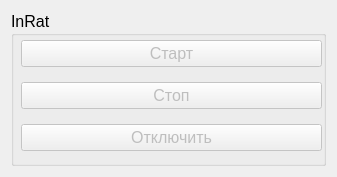
<?xml version="1.0" encoding="UTF-8"?>
<ui version="4.0">
 <class>FrmDevice</class>
 <widget class="QFrame" name="FrmDevice">
  <property name="geometry">
   <rect>
    <x>0</x>
    <y>0</y>
    <width>337</width>
    <height>177</height>
   </rect>
  </property>
  <property name="sizePolicy">
   <sizepolicy hsizetype="Preferred" vsizetype="Preferred">
    <horstretch>0</horstretch>
    <verstretch>0</verstretch>
   </sizepolicy>
  </property>
  <property name="windowTitle">
   <string>Frame</string>
  </property>
  <layout class="QGridLayout" name="gridLayout">
   <item row="0" column="0">
    <widget class="QGroupBox" name="groupBox">
     <property name="sizePolicy">
      <sizepolicy hsizetype="Preferred" vsizetype="Expanding">
       <horstretch>0</horstretch>
       <verstretch>0</verstretch>
      </sizepolicy>
     </property>
     <property name="font">
      <font>
       <pointsize>12</pointsize>
      </font>
     </property>
     <property name="title">
      <string>InRat</string>
     </property>
     <widget class="QWidget" name="verticalLayoutWidget">
      <property name="geometry">
       <rect>
        <x>10</x>
        <y>20</y>
        <width>301</width>
        <height>131</height>
       </rect>
      </property>
      <layout class="QVBoxLayout" name="verticalLayout">
       <item>
        <widget class="QPushButton" name="pushButtonStart">
         <property name="enabled">
          <bool>false</bool>
         </property>
         <property name="text">
          <string>Старт</string>
         </property>
        </widget>
       </item>
       <item>
        <widget class="QPushButton" name="pushButtonStop">
         <property name="enabled">
          <bool>false</bool>
         </property>
         <property name="text">
          <string>Стоп</string>
         </property>
        </widget>
       </item>
       <item>
        <widget class="QPushButton" name="pushButtonDisconnect">
         <property name="enabled">
          <bool>false</bool>
         </property>
         <property name="text">
          <string>Отключить</string>
         </property>
        </widget>
       </item>
      </layout>
     </widget>
    </widget>
   </item>
  </layout>
 </widget>
 <resources/>
 <connections/>
</ui>
